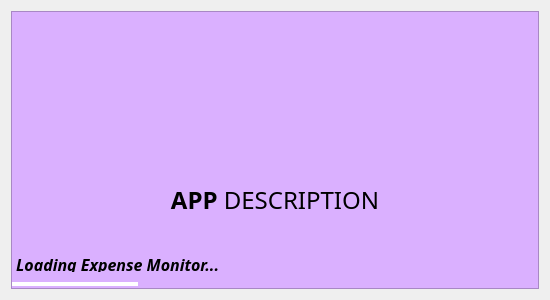
<?xml version="1.0" encoding="UTF-8"?>
<ui version="4.0">
 <class>Dialog</class>
 <widget class="QDialog" name="Dialog">
  <property name="geometry">
   <rect>
    <x>0</x>
    <y>0</y>
    <width>550</width>
    <height>300</height>
   </rect>
  </property>
  <property name="windowTitle">
   <string>Dialog</string>
  </property>
  <layout class="QHBoxLayout" name="horizontalLayout">
   <item>
    <widget class="QFrame" name="dropShadowFrame">
     <property name="styleSheet">
      <string notr="true">QFrame {	
	background-color: rgb(218, 176, 255);

}</string>
     </property>
     <property name="frameShape">
      <enum>QFrame::StyledPanel</enum>
     </property>
     <property name="frameShadow">
      <enum>QFrame::Raised</enum>
     </property>
     <layout class="QVBoxLayout" name="verticalLayout">
      <property name="spacing">
       <number>10</number>
      </property>
      <property name="leftMargin">
       <number>0</number>
      </property>
      <property name="topMargin">
       <number>40</number>
      </property>
      <property name="rightMargin">
       <number>0</number>
      </property>
      <property name="bottomMargin">
       <number>2</number>
      </property>
      <item>
       <widget class="QLabel" name="label_title">
        <property name="font">
         <font>
          <family>Gabriola</family>
          <pointsize>40</pointsize>
         </font>
        </property>
        <property name="styleSheet">
         <string notr="true">	border: none;
  background-image: url(:/usedicon/images/used_icons/logo.ico);
	background-repeat: no-reperat;
	background-position: center;
	background-color: transparent;</string>
        </property>
        <property name="text">
         <string/>
        </property>
        <property name="alignment">
         <set>Qt::AlignCenter</set>
        </property>
       </widget>
      </item>
      <item>
       <widget class="QLabel" name="label_description">
        <property name="font">
         <font>
          <family>Gabriola</family>
          <pointsize>18</pointsize>
         </font>
        </property>
        <property name="styleSheet">
         <string notr="true">color:rgb(0, 0, 0)</string>
        </property>
        <property name="text">
         <string>&lt;strong&gt;APP&lt;/strong&gt; DESCRIPTION</string>
        </property>
        <property name="alignment">
         <set>Qt::AlignCenter</set>
        </property>
       </widget>
      </item>
      <item>
       <widget class="QLabel" name="label_loading">
        <property name="maximumSize">
         <size>
          <width>16777215</width>
          <height>16</height>
         </size>
        </property>
        <property name="font">
         <font>
          <family>Mongolian Baiti</family>
          <pointsize>12</pointsize>
          <weight>75</weight>
          <italic>true</italic>
          <bold>true</bold>
         </font>
        </property>
        <property name="styleSheet">
         <string notr="true"> color: rgb(0,0,0);</string>
        </property>
        <property name="text">
         <string> Loading Expense Monitor...</string>
        </property>
        <property name="alignment">
         <set>Qt::AlignLeading|Qt::AlignLeft|Qt::AlignVCenter</set>
        </property>
       </widget>
      </item>
      <item>
       <widget class="QProgressBar" name="progressBar">
        <property name="maximumSize">
         <size>
          <width>16777215</width>
          <height>4</height>
         </size>
        </property>
        <property name="styleSheet">
         <string notr="true">QProgressBar {
	
	background-color: rgb(218, 176, 255);
	color: rgb(0, 0, 0);
	border-style: none;
	border-radius: 2px;
	text-align: center;
}
QProgressBar::chunk{
	border-radius: 10px;
	background-color: rgb(255,255,255);
}</string>
        </property>
        <property name="value">
         <number>24</number>
        </property>
        <property name="format">
         <string/>
        </property>
       </widget>
      </item>
     </layout>
     <zorder>progressBar</zorder>
     <zorder>label_loading</zorder>
     <zorder>label_description</zorder>
     <zorder>label_title</zorder>
    </widget>
   </item>
  </layout>
 </widget>
 <resources>
  <include location="../file.qrc"/>
 </resources>
 <connections/>
</ui>
